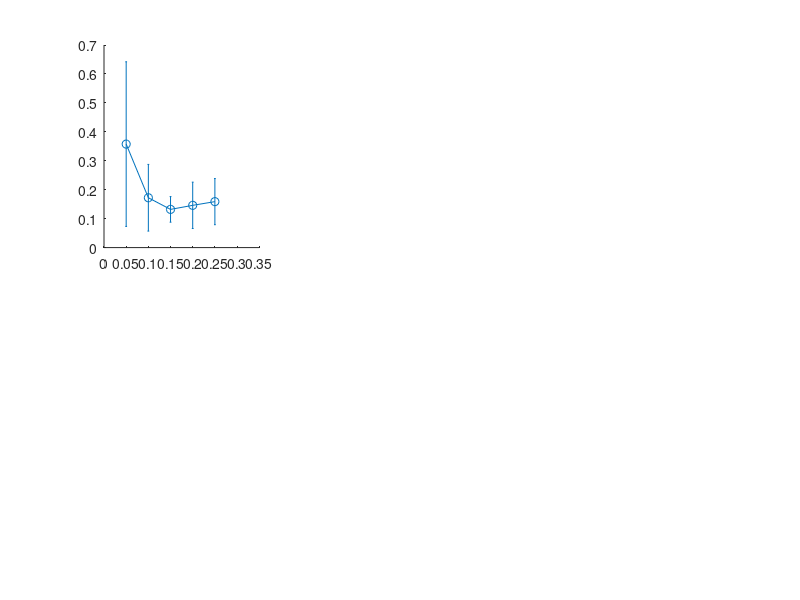

This chart was generated by the following MATLAB code: (Note: this script raises an error after producing the figure.)
HM(:,:,1) = [0.3576	0.6623	0.9802
0.1722	0.2918	0.455
0.132	0.1868	0.2848
0.146	0.2062	0.3008
0.1588	0.2179	0.3102];

HM_sd(:,:,1) = [0.2844	0.4534	0.3103
0.1152	0.2966	0.3664
0.0442	0.0951	0.1352
0.0801	0.1698	0.237
0.0797	0.1438	0.1876];

HM(:,:,2) = [0.2588	0.528	0.8924
0.1586	0.4004	0.8552
0.1363	0.3487	0.621
0.1446	0.3553	0.6356
0.1482	0.3515	0.6521];

HM_sd(:,:,2) = [0.1241	0.1521	0.227
0.0982	0.2887	1.626
0.0442	0.1322	0.2653
0.069	0.1787	0.3847
0.0684	0.1475	0.4902];

% 12% 13.5% .........................................

%HM(:,:,1) = [0.1536	0.233	0.3815
%0.1594	0.233	0.3634
%0.1689	0.2471	0.3717
%0.1429	0.2053	0.3086
%0.145	0.2023	0.317];

%HM_sd(:,:,1) = [0.1193	0.2165	0.3404
%0.0973	0.1678	0.2607
%0.1148	0.2298	0.3474
%0.0693	0.1362	0.1951
%0.0861	0.1303	0.1979];

%HM(:,:,2) = [0.1404	0.3356	0.6449
%0.1483	0.3795	0.7151
%0.1559	0.3921	0.7175
%0.1435	0.3451	0.6282
%0.1409	0.3559	0.6444];

%HM_sd(:,:,2) = [0.0594	0.2165	0.3552
%0.0538	0.1678	0.4843
%0.0842	0.2298	0.4455
%0.0801	0.1362	0.3014
%0.0558	0.1303	0.3512];


obs = [0.05,0.1,0.15,0.2,0.25];
obs_shift = obs +0.005;
% Create a new figure window that will contain the subplots
myfig = figure('Color', 'white');


% Create subplots within the new figure window
for i = 1:3
    for j = 1:2
        subplot(2, 3, (j-1)*3+i);
        %subplot('Position',[0.04+(i-1)/3, 1.025-j/3, 0.28, 0.28]);
        %plot(obs,HM(:,i,j),'-o','MarkerSize',10,'LineWidth',3);
        hold on;
        errorbar(obs,HM(:,i,j),HM_sd(:,i,j),'-o','MarkerSize',10,'LineWidth',2)
        
        
        if (j == 1 & i == 2)
            title("Step Ahead Leave k Out")
            legend("HMS-map","FontSize",20)
        end 

        if (i == 2 & j == 2)
            title("Future Predictions k Steps Ahead")
        end 

        %title(sprintf("Steps Ahead %d, %dD", i, species(j)),"FontSize",20);
        ax = gca; 
        ax.FontSize = 20; 
        xlabel("Observation Noise","FontSize",20)
        ylabel("MSE","FontSize",20)
        xlim([0.05 0.26])
    end
end
set(findall(myfig, 'Type', 'Text'),'FontWeight', 'Normal')
hold off



